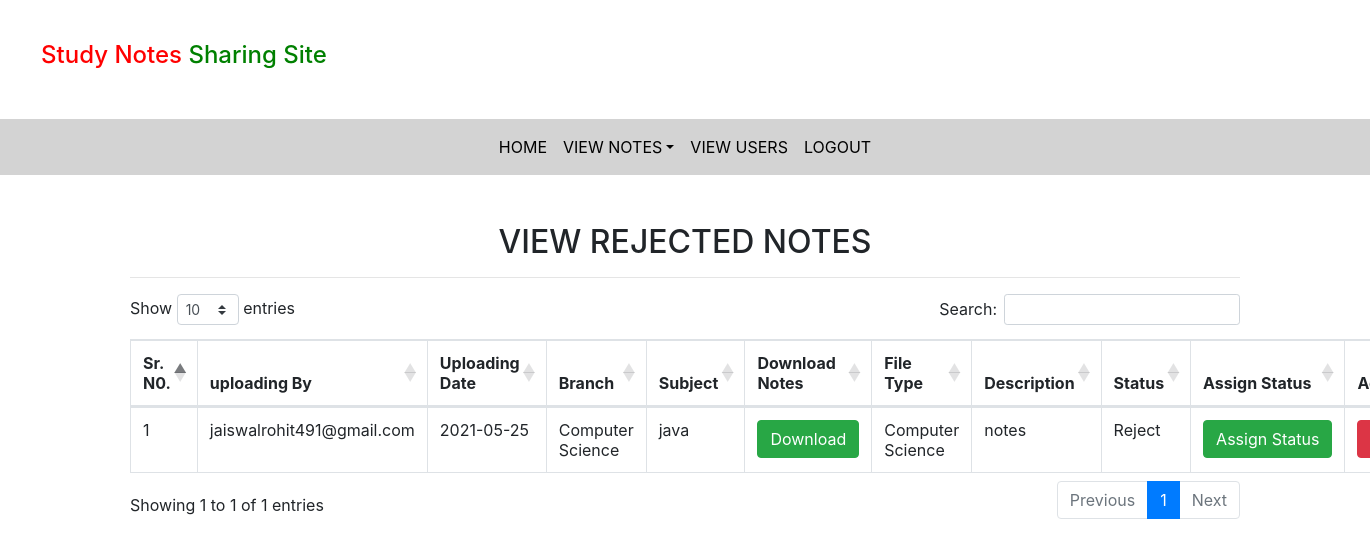
The app's page /rejected_notes (signed in) with its own data.
### notes/models.py (models this page shows, shortened)
class Notes(models.Model):
    user = models.ForeignKey(User, on_delete=models.CASCADE)
    uploadingdate = models.CharField(max_length=30)
    branch = models.CharField(max_length=30)
    subject = models.CharField(max_length=30,)
    notesfile = models.FileField(null=True)
    filetype = models.CharField(max_length=30,)
    description = models.CharField(max_length=200, null=True)
    status=models.CharField(max_length=15,)

### notes/views.py (the view)
# urls.py: path('rejected_notes',rejected_notes,name='rejected_notes'),
def rejected_notes(request):
    if not request.user.is_authenticated:
        return redirect('login_admin')
    notes = Notes.objects.filter(status = "Reject")
    d = {'notes':notes}
    return render(request,'rejected_notes.html',d)

### notes/templates/rejected_notes.html (shortened to what this page needs)
{% extends 'admin_nav.html' %}
{% load static %}
{% block body %}
<link rel="stylesheet" href="https://cdnjs.cloudflare.com/ajax/libs/twitter-bootstrap/4.5.2/css/bootstrap.css">
<link rel="stylesheet" href="https://cdn.datatables.net/1.10.24/css/dataTables.bootstrap4.min.css">
<div class="container mt-5">
    <h2 class="text-center">VIEW REJECTED NOTES</h2>
    <HR>
    <table class="table table-bordered" id="example">
       <thead>
           <tr>
               <th>Sr. N0.</th>
               <th>uploading By</th>
               <th>Uploading Date</th>
               <th>Branch</th>
               <th>Subject</th>
               <th>Download Notes</th>
               <th>File Type</th>
               <th>Description</th>
               <th>Status</th>
               <th>Assign Status</th>
               <th>Action</th>
           </tr>
       </thead>
       <tbody>
           {% for i in notes %}
           <tr>
               <td>{{forloop.counter}}</td>
               <td>{{i.user.username}}</td>
               <td>{{i.uploadingdate}}</td>
               <td>{{i.branch}}</td>
               <td>{{i.subject}}</td>
               <td><a href="{{i.notesfile.url}}" class="btn btn-success" download>Download</a></td>
               <td>{{i.filetype}}</td>
               <td>{{i.description}}</td>
               <td>{{i.status}}</td>
               <td><a href="{% url 'assign_status' i.id %}" class = "btn btn-success">Assign&nbsp;Status</a></td>
               <td><a href="{% url 'delete_notes' i.id %}" class = "btn btn-danger" onclick="return confirm('Are you sure?')">Delete</a></td>
           </tr>
           {% endfor %}
        </tbody>
   </table>
</div>
{% endblock %}

### records on screen
Notes: user.username "jaiswalrohit491@gmail.com", uploadingdate "2021-05-25", branch "Computer Science", subject "java", filetype "Computer Science", description "notes", status "Reject"
